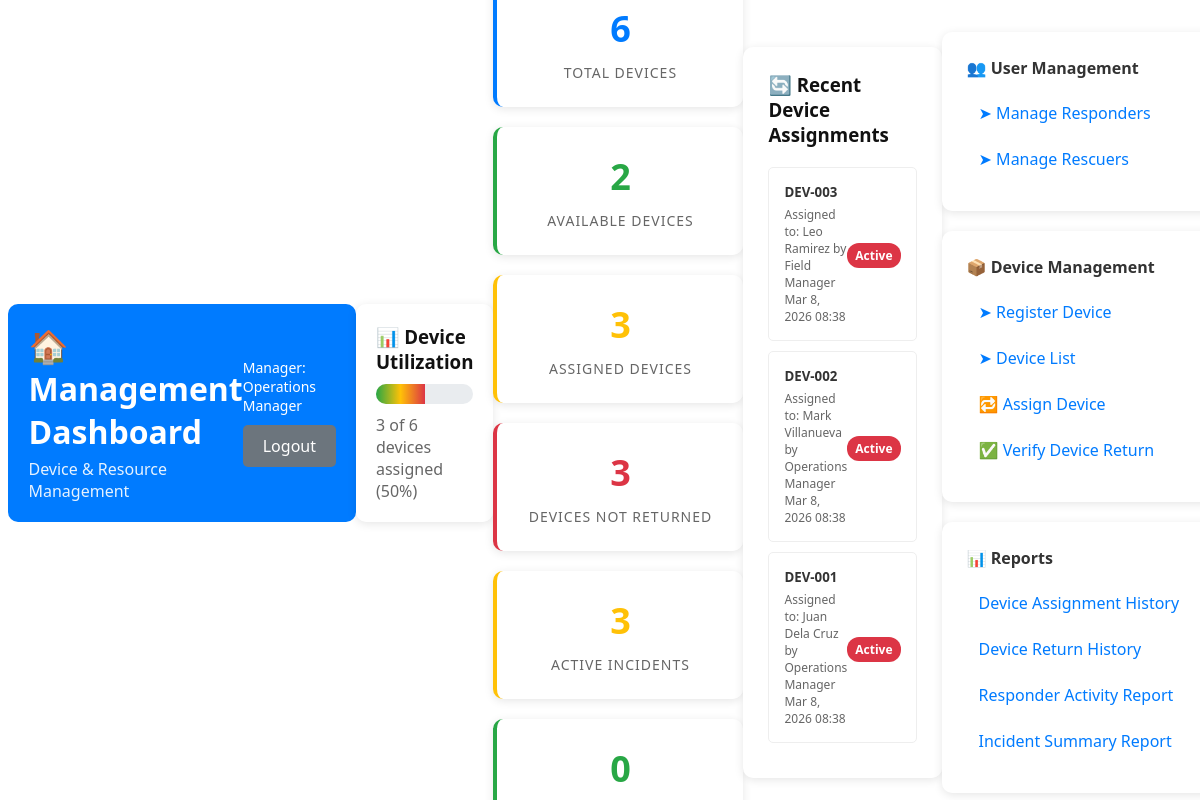
The app's page /roles/management/dashboard_enhanced.php (signed in) with its own data.
### tables this page shows
CREATE TABLE IF NOT EXISTS device_log (
    log_id INT PRIMARY KEY AUTO_INCREMENT,
    dev_id INT NOT NULL,
    resp_id INT NOT NULL,
    mgmt_id INT NOT NULL,
    date_assigned TIMESTAMP NOT NULL DEFAULT CURRENT_TIMESTAMP,
    date_returned TIMESTAMP NULL DEFAULT NULL,
    verified_return TINYINT(1) DEFAULT 0,
    FOREIGN KEY (dev_id) REFERENCES device(dev_id) ON UPDATE CASCADE,
    FOREIGN KEY (resp_id) REFERENCES responder(resp_id) ON UPDATE CASCADE,
    FOREIGN KEY (mgmt_id) REFERENCES management(mgmt_id) ON UPDATE CASCADE
);

CREATE TABLE IF NOT EXISTS device (
    dev_id INT PRIMARY KEY AUTO_INCREMENT,
    dev_serial VARCHAR(100) NOT NULL,
    dev_status ENUM('available','assigned','maintenance') DEFAULT 'available',
    created_at TIMESTAMP DEFAULT CURRENT_TIMESTAMP
);

CREATE TABLE IF NOT EXISTS responder (
    resp_id INT PRIMARY KEY AUTO_INCREMENT,
    resp_name VARCHAR(100) NOT NULL,
    resp_email VARCHAR(100) UNIQUE NOT NULL,
    resp_password VARCHAR(255) NOT NULL,
    resp_contact VARCHAR(15) DEFAULT NULL,
    status ENUM('active','inactive') DEFAULT 'active',
    created_at TIMESTAMP DEFAULT CURRENT_TIMESTAMP
);

CREATE TABLE IF NOT EXISTS management (
    mgmt_id INT PRIMARY KEY AUTO_INCREMENT,
    mgmt_name VARCHAR(100) NOT NULL,
    mgmt_email VARCHAR(100) UNIQUE NOT NULL,
    mgmt_password VARCHAR(255) NOT NULL,
    created_at TIMESTAMP DEFAULT CURRENT_TIMESTAMP
);

### roles/management/dashboard_enhanced.php (the view, shortened to what this page needs)
<?php
$conn = getDBConnection();
$total_devices = 0;
$available_devices = 0;
$assigned_devices = 0;
$devices_not_returned = 0;
$active_incidents = 0;
$completed_incidents = 0;
$result = $conn->query("SELECT COUNT(*) as count FROM device");
if ($result) $total_devices = $result->fetch_assoc()['count'];
$result = $conn->query("SELECT COUNT(*) as count FROM device WHERE dev_status = 'available'");
if ($result) $available_devices = $result->fetch_assoc()['count'];
$result = $conn->query("SELECT COUNT(*) as count FROM device WHERE dev_status = 'assigned'");
if ($result) $assigned_devices = $result->fetch_assoc()['count'];
$result = $conn->query("SELECT COUNT(*) as count FROM device_log WHERE date_returned IS NULL");
if ($result) $devices_not_returned = $result->fetch_assoc()['count'];
$result = $conn->query("SELECT COUNT(*) as count FROM incident WHERE status IN ('ongoing', 'transferred')");
if ($result) $active_incidents = $result->fetch_assoc()['count'];
$result = $conn->query("SELECT COUNT(*) as count FROM incident WHERE status = 'completed'");
if ($result) $completed_incidents = $result->fetch_assoc()['count'];
$device_utilization = 0;
if ($total_devices > 0) {
    $device_utilization = round(($assigned_devices / $total_devices) * 100, 1);
}
$recent_assignments = [];
$result = $conn->query("
    SELECT dl.*, d.dev_serial, r.resp_name, m.mgmt_name
    FROM device_log dl
    JOIN device d ON dl.dev_id = d.dev_id
    JOIN responder r ON dl.resp_id = r.resp_id
    JOIN management m ON dl.mgmt_id = m.mgmt_id
    ORDER BY dl.date_assigned DESC
    LIMIT 5
");
if ($result) {
    while ($row = $result->fetch_assoc()) {
        $recent_assignments[] = $row;
    }
}
?>
<!DOCTYPE html>
<html lang="en">
<head>
    <link rel="stylesheet" href="../../../assets/css/styles.css">
</head>
<body>
    <div class="container">
        <header class="management-header">
            <div>
                <h1 style="margin: 0;">🏠 Management Dashboard</h1>
                <p style="margin: 5px 0 0 0; opacity: 0.9;">Device & Resource Management</p>
            </div>
            <div>
                <div style="color: white; font-size: 14px; margin-bottom: 10px;">
                    Manager: <?php echo htmlspecialchars($_SESSION['user_name']); ?>
                </div>
                <a href="../../../api/auth/logout.php" class="btn btn-secondary">Logout</a>
            </div>
        </header>
        <div class="utilization-bar">
            <h3 style="margin: 0 0 10px 0;">📊 Device Utilization</h3>
            <div class="progress-bar">
                <div class="progress-fill" style="width: <?php echo $device_utilization; ?>%;"></div>
            </div>
            <p style="margin: 5px 0 0 0; color: #666;">
                <?php echo $assigned_devices; ?> of <?php echo $total_devices; ?> devices assigned (<?php echo $device_utilization; ?>%)
            </p>
        </div>
        <div class="dashboard-grid">
            <div class="stat-card">
                <div class="stat-number"><?php echo $total_devices; ?></div>
                <div class="stat-label">Total Devices</div>
            </div>
            <div class="stat-card success">
                <div class="stat-number success"><?php echo $available_devices; ?></div>
                <div class="stat-label">Available Devices</div>
            </div>
            <div class="stat-card warning">
                <div class="stat-number warning"><?php echo $assigned_devices; ?></div>
                <div class="stat-label">Assigned Devices</div>
            </div>
            <div class="stat-card danger">
                <div class="stat-number danger"><?php echo $devices_not_returned; ?></div>
                <div class="stat-label">Devices Not Returned</div>
            </div>
            <div class="stat-card warning">
                <div class="stat-number warning"><?php echo $active_incidents; ?></div>
                <div class="stat-label">Active Incidents</div>
            </div>
            <div class="stat-card success">
                <div class="stat-number success"><?php echo $completed_incidents; ?></div>
            </div>
        </div>
        <?php if (!empty($recent_assignments)): ?>
        <div class="recent-assignments">
            <h3 style="margin: 0 0 20px 0;">🔄 Recent Device Assignments</h3>
            <?php foreach ($recent_assignments as $assignment): ?>
                <div class="assignment-item">
                    <div class="assignment-info">
                        <h5><?php echo htmlspecialchars($assignment['dev_serial']); ?></h5>
                        <p>
                            Assigned to: <?php echo htmlspecialchars($assignment['resp_name']); ?>
                            by <?php echo htmlspecialchars($assignment['mgmt_name']); ?>
                        </p>
                        <p><?php echo date('M j, Y H:i', strtotime($assignment['date_assigned'])); ?></p>
                    </div>
                    <div>
                        <?php if ($assignment['date_returned']): ?>
                            <span class="priority-badge priority-low">Returned</span>
                        <?php else: ?>
                            <span class="priority-badge priority-high">Active</span>
                        <?php endif; ?>
                    </div>
                </div>
            <?php endforeach; ?>
        </div>
        <?php endif; ?>
        <div class="nav-grid">
            <div class="nav-card">
                <h4>👥 User Management</h4>
                <ul>
                    <li><a href="manage_responders.php">➤ Manage Responders</a></li>
                    <li><a href="manage_rescuers.php">➤ Manage Rescuers</a></li>
                </ul>
            </div>
            <div class="nav-card">
                <h4>📦 Device Management</h4>
                <ul>
                    <li><a href="register_device.php">➤ Register Device</a></li>
                    <li><a href="device_list.php">➤ Device List</a></li>
                    <li><a href="assign_device.php">🔁 Assign Device</a></li>
                    <li><a href="verify_return.php">✅ Verify Device Return</a></li>
                </ul>
            </div>
            <div class="nav-card">
                <h4>📊 Reports</h4>
                <ul>
                    <li><a href="reports/device_assignment_history.php">Device Assignment History</a></li>
                    <li><a href="reports/device_return_history.php">Device Return History</a></li>
                    <li><a href="reports/responder_activity.php">Responder Activity Report</a></li>
                    <li><a href="reports/incident_summary.php">Incident Summary Report</a></li>
                </ul>
            </div>
        </div>
    </div>
</body>
</html>

### assets/css/styles.css (style rules this page uses)
* { margin:0; padding:0; box-sizing:border-box; }
body { font-family:"Segoe UI", sans-serif; background:linear-gradient(135deg,#e3e9f2,#f6f8fc); color:#111; overflow-x:hidden; }
.container { position:fixed; top:55px; left:230px; width:calc(100% - 230px); height:calc(100vh - 55px); display:flex; justify-content:center; align-items:center; padding:25px; }

### roles/management/dashboard_enhanced.php (style rules this page uses)
.management-header { background: #007bff; color: white; padding: 20px; border-radius: 10px; margin-bottom: 30px; display: flex; justify-content: space-between; align-items: center; }
.btn { padding: 10px 20px; border: none; border-radius: 5px; cursor: pointer; text-decoration: none; display: inline-block; transition: background-color 0.2s; }
.btn-secondary { background: #6c757d; color: white; }
.dashboard-grid { display: grid; grid-template-columns: repeat(auto-fit, minmax(250px, 1fr)); gap: 20px; margin-bottom: 30px; }
.stat-card { background: white; padding: 25px; border-radius: 10px; box-shadow: 0 2px 10px rgba(0,0,0,0.1); border-left: 4px solid #007bff; text-align: center; }
.stat-card.warning { border-left-color: #ffc107; }
.stat-card.danger { border-left-color: #dc3545; }
.stat-card.success { border-left-color: #28a745; }
.stat-number { font-size: 36px; font-weight: bold; color: #007bff; margin-bottom: 10px; }
.stat-number.warning { color: #ffc107; }
.stat-number.danger { color: #dc3545; }
.stat-number.success { color: #28a745; }
.stat-label { color: #666; font-size: 14px; text-transform: uppercase; letter-spacing: 1px; }
.nav-grid { display: grid; grid-template-columns: repeat(auto-fit, minmax(300px, 1fr)); gap: 20px; margin-bottom: 30px; }
.nav-card { background: white; padding: 25px; border-radius: 10px; box-shadow: 0 2px 10px rgba(0,0,0,0.1); transition: transform 0.2s; }
.nav-card h4 { margin: 0 0 15px 0; color: #333; display: flex; align-items: center; gap: 10px; }
.nav-card ul { list-style: none; padding: 0; margin: 0; }
.nav-card li { margin: 8px 0; }
.nav-card a { color: #007bff; text-decoration: none; padding: 8px 12px; border-radius: 5px; display: block; transition: background-color 0.2s; }
.recent-assignments { background: white; padding: 25px; border-radius: 10px; box-shadow: 0 2px 10px rgba(0,0,0,0.1); margin-bottom: 30px; }
.assignment-item { padding: 15px; border: 1px solid #eee; border-radius: 5px; margin-bottom: 10px; display: flex; justify-content: space-between; align-items: center; }
.assignment-info h5 { margin: 0 0 5px 0; color: #333; }
.assignment-info p { margin: 0; font-size: 12px; color: #666; }
.utilization-bar { background: white; padding: 20px; border-radius: 10px; box-shadow: 0 2px 10px rgba(0,0,0,0.1); margin-bottom: 30px; }
.progress-bar { width: 100%; height: 20px; background: #e9ecef; border-radius: 10px; overflow: hidden; margin: 10px 0; }
.progress-fill { height: 100%; background: linear-gradient(90deg, #28a745, #ffc107, #dc3545); transition: width 0.3s ease; }
.priority-badge { padding: 4px 8px; border-radius: 12px; font-size: 12px; font-weight: bold; }
.priority-high { background: #dc3545; color: white; }

### records on screen
device_log: dev.dev_serial "DEV-003", resp.resp_name "Leo Ramirez", mgmt.mgmt_name "Field Manager", date_assigned "Mar 8, 2026 08:38", shows "Active"
device_log: dev.dev_serial "DEV-002", resp.resp_name "Mark Villanueva", mgmt.mgmt_name "Operations Manager", date_assigned "Mar 8, 2026 08:38", shows "Active"
device_log: dev.dev_serial "DEV-001", resp.resp_name "Juan Dela Cruz", mgmt.mgmt_name "Operations Manager", date_assigned "Mar 8, 2026 08:38", shows "Active"

### other values on screen
$_SESSION['user_name'] "Operations Manager"
$assigned_devices "3"
$total_devices "6"
$device_utilization "50"
$available_devices "2"
$devices_not_returned "3"
$active_incidents "3"
$completed_incidents "0"
